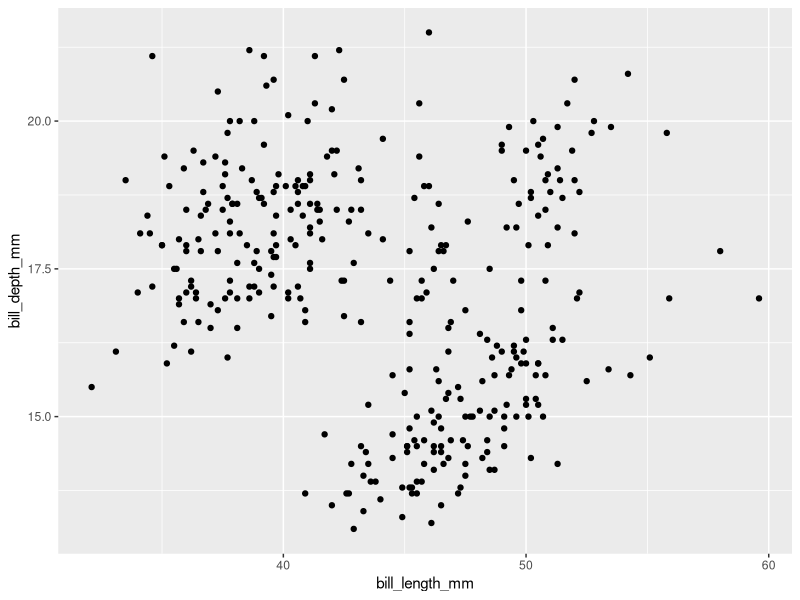
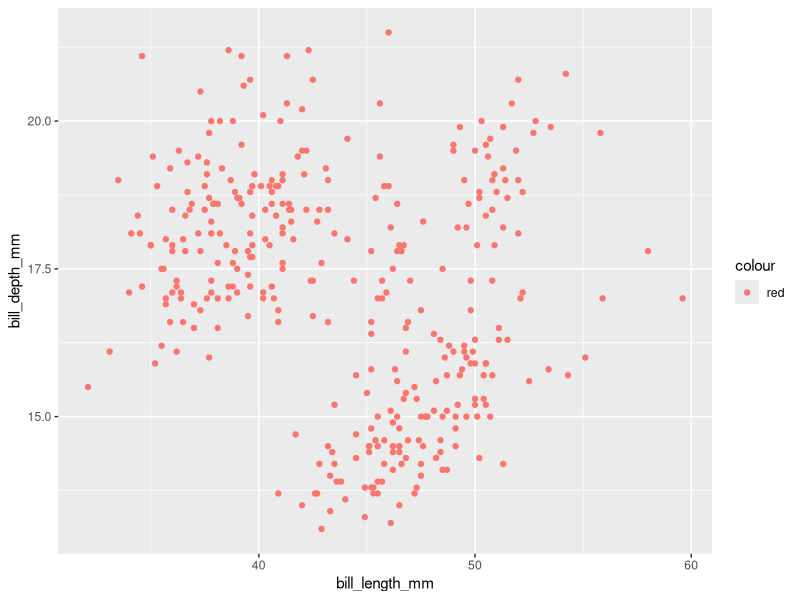
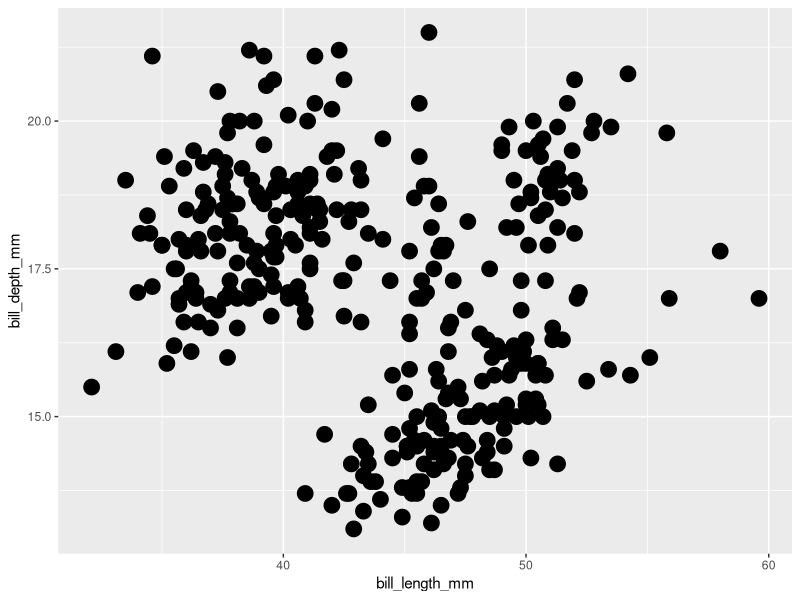
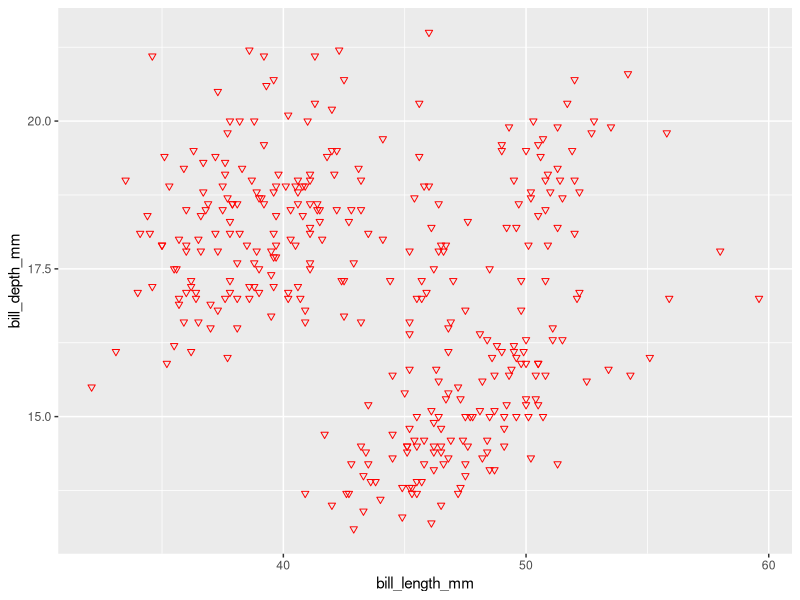
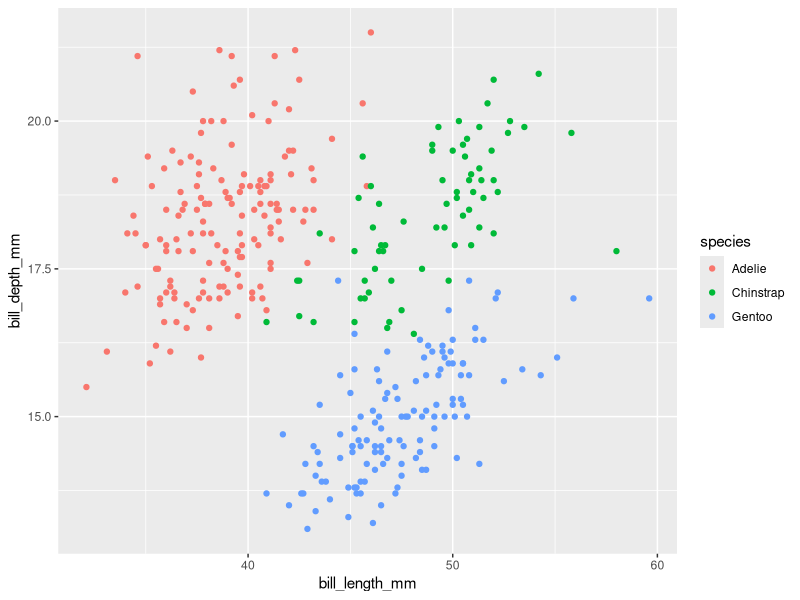
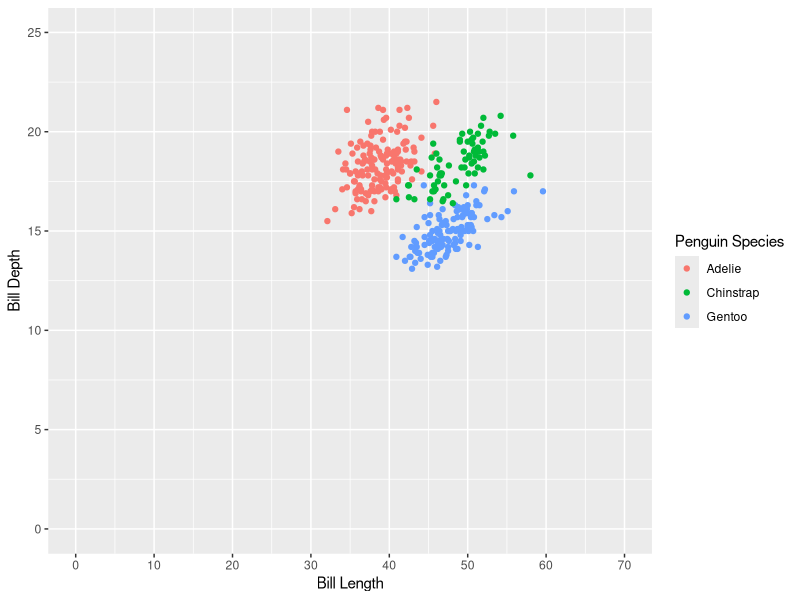
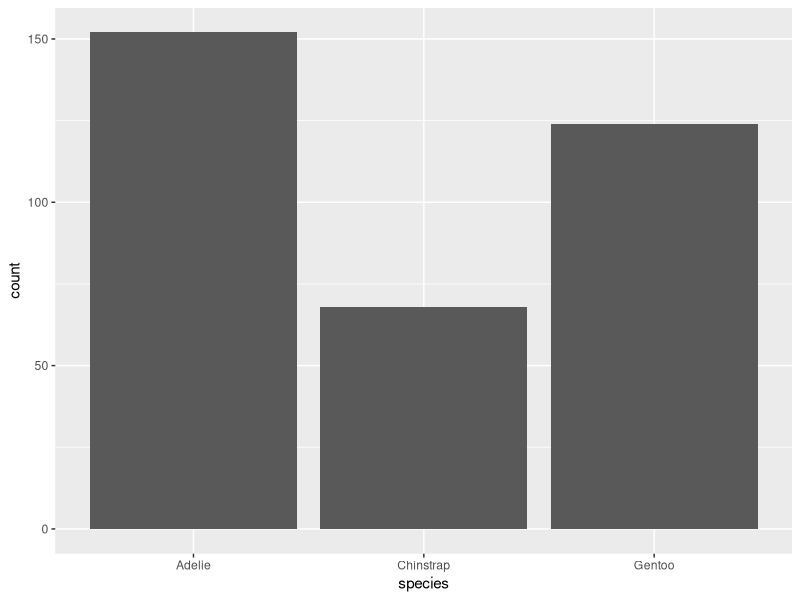
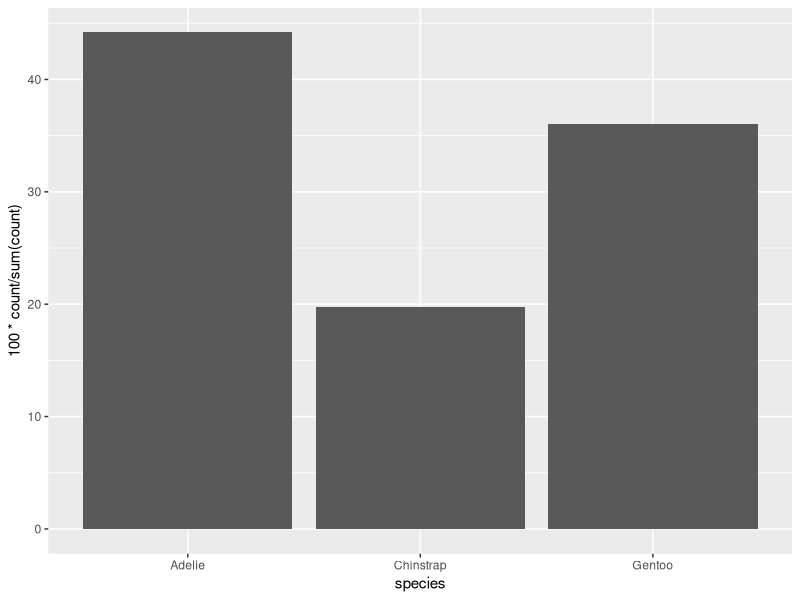

Recreate these plots in R, in order. (Note: this script raises an error after producing the figures.)
library(tidyverse)
install.packages("palmerpenguins")

library(palmerpenguins)

?palmerpenguins

glimpse(penguins)

penguins_data<-penguins

# First example with ggplot
ggplot(data = penguins_data,
       
              mapping = aes(x=bill_length_mm,
                            y=bill_depth_mm)) + 
                                              
                                                geom_point()

# What is the difference between mapping and setting the aesthetics?

# Setting aesthetics mostly in the geometry
ggplot(data = penguins_data,
              mapping = aes(x=bill_length_mm,
                            y=bill_depth_mm,color='red')) + geom_point()

ggplot(data = penguins_data,
       mapping = aes(x=bill_length_mm,
                     y=bill_depth_mm)) + geom_point(size=5)

# Setting aesthetics
ggplot(data = penguins_data,
       mapping = aes(x=bill_length_mm,
                     y=bill_depth_mm)) + 
                          geom_point(color='red',shape=25)



# Mapping aesthetics
ggplot(data = penguins_data,
       mapping = aes(x=bill_length_mm,
                     y=bill_depth_mm,
                     color=species)) + geom_point()





# Each aesthetic has a scale 
ggplot(data = penguins_data,
       mapping = aes(x=bill_length_mm,
                     y=bill_depth_mm,
                     color=species)) + geom_point()+
                      scale_x_continuous(limits=c(0,70),breaks=seq(0,70,10))+
                      scale_y_continuous(limits=c(0,25),breaks=seq(0,25,5))+
                        labs(x='Bill Length',
                             y='Bill Depth',
                             color='Penguin Species')


#geom_bar raw count
ggplot(data=penguins_data,
        mapping=aes(x=species))+geom_bar()


# geom_bar percentage
ggplot(data = penguins_data, 
          mapping = aes(x=species)) +
geom_bar(aes(y=after_stat(100*count/sum(count))))


#geom_col raw count
penguins_data%>%
        group_by(species)%>%
          summarise(species_count=n())%>%
            ggplot(mapping=aes(x=species,
                      y=species_count)) + geom_col()

#geom_col percentage
penguins_data%>%
        group_by(species)%>%
          summarise(species_count=n())%>%
mutate(species_percentage=100*species_count/sum(species_count))%>%
          ggplot(mapping=aes(x=species,
                      y=species_percentage))+geom_col()



ggplot(data=penguins_data,
         mapping=aes(x=species,
                   fill=island))+geom_bar()+
                        facet_wrap(~year)

ggplot(data = penguins_data,
        aes(x = flipper_length_mm)) +
          geom_histogram(aes(fill = species), 
                 alpha = 0.5, position = "identity")


ggplot(data=penguins_data,
          mapping=aes(x=flipper_length_mm))+geom_bar()



#### Some notes on how to use ggplot

# works and is my preferred way // very verbose but clear
ggplot(data=penguins_data,mapping=aes(x=bill_length_mm,y=bill_depth_mm))+geom_point()

# works because of 'positional matching'
ggplot(penguins_data,aes(bill_length_mm,bill_depth_mm))+geom_point()

# works too - this is called 'geometry related mapping'
ggplot(penguins_data)+geom_point(aes(x=bill_length_mm,y=bill_depth_mm))

# doesn't work 
ggplot(aes(bill_length_mm,bill_depth_mm),penguins_data)+geom_point()

# however this works again // matching by complete name
ggplot(mapping=aes(bill_length_mm,bill_depth_mm),data=penguins_data)+geom_point()



### The benefit of plots as objects

p<-ggplot(data=penguins_data,
              mapping=aes(x=bill_length_mm,
                          y=bill_depth_mm))
p #run 'p' to see what is in p

p<-p+geom_point()
p

p<-p + geom_jitter()
p

